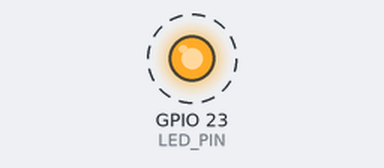
A sketch run on a simulated ESP32. Shown: output pins drawn as LEDs (lit = HIGH). Dashed ring = blinking. What the sketch prints to the serial monitor is not drawn.

Above: at 0.1 s.
Timing chart, 0 to 3.0 s (numbered marks = the images above):
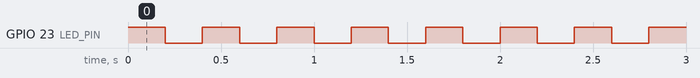

The sketch:

LB_IOT_P2_2_2.ino
```cpp
// ------------------------------------------------------------
//  Author: Miguel A.Lorenzo
//  Date: 21/09/2026
//  Subject: IoT Communications Laboratory
//  Master: MSc in Electronic Engineering
//  University: University of Zaragoza EINA/UNIZAR
// ------------------------------------------------------------

/*
 * Microcontroller: ESP32 WROOM
 * OS: FreeRTOS
 * Description: Multitasking program executing two independent concurrent tasks.
 *   - Task 1 (Blink_LED): Toggles an onboard LED (GPIO 2) every 200 ms.
 *   - Task 2 (Printer_UART): Sends "HELLO WORLD" over UART (115200 baud) every 1000 ms.
 *
 * xTaskCreate parameters breakdown:
 *   1. pvTaskCode    (task_blink_led) : Pointer to the function that implements the task.
 *   2. pcName        ("Blink_LED")   : Descriptive string name for debugging purposes.
 *   3. usStackDepth  (2048)          : Stack size reserved for the task in bytes.
 *   4. pvParameters  (NULL)          : Pointer to argument variables passed into the task.
 *   5. uxPriority    (1)             : Execution priority (higher numbers = higher priority).
 *   6. pxCreatedTask (NULL)          : Task handle reference for external control/deletion.
 */

#include <Arduino.h>

#define LED_PIN 23
#define TIME_BLINK 200
#define TIME_PRINTER 1000

//FUNCTIONS DECLARATION
void task_blink_led(void *parameter);
void task_printer_uart(void *parameter);

void setup() {
  Serial.begin(115200);
  while (!Serial && millis() < 2000);

  pinMode(LED_PIN, OUTPUT);

  xTaskCreate(task_blink_led, "Blink_LED", 2048, NULL, 1, NULL);
  xTaskCreate(task_printer_uart, "Printer_UART", 2048, NULL, 1, NULL);
}

void loop() {
  vTaskDelay(pdMS_TO_TICKS(TIME_PRINTER));
}

void task_blink_led(void *parameter) {
  for (;;) {
    digitalWrite(LED_PIN, HIGH);
    vTaskDelay(pdMS_TO_TICKS(TIME_BLINK));

    digitalWrite(LED_PIN, LOW);
    vTaskDelay(pdMS_TO_TICKS(TIME_BLINK));
  }
  vTaskDelete(NULL);
}

void task_printer_uart(void *parameter) {
  for (;;) {
    Serial.println("HELLO WORLD");
    vTaskDelay(pdMS_TO_TICKS(TIME_PRINTER));
  }
  vTaskDelete(NULL);
}
```

Measured:
- by itself, GPIO 23 (LED_PIN): alternates HIGH for 0.20 s and LOW for 0.20 s
